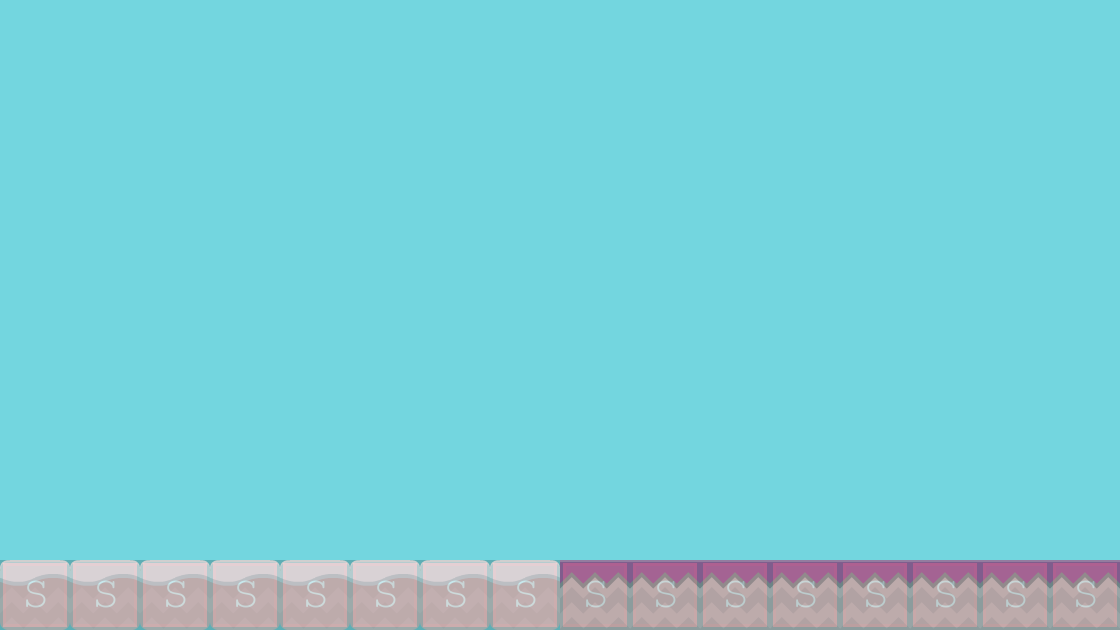

A 2D game scene composited from a Tiled map and its tileset images. What follows is a short description and the map's XML, with each tile layer's data collapsed to a summary:
An orthogonal 16x9 tile map with 70x70 px tiles, 2 tile layers (background1, collision), 2 tilesets and 2 objects (PlayerBase, EnemyBase).

<map version="1.0" orientation="orthogonal" renderorder="right-down" width="16" height="9" tilewidth="70" tileheight="70" backgroundcolor="#73d6df">
 <tileset firstgid="1" name="background-tiles" tilewidth="70" tileheight="70">
  <image source="../img/background-tiles.png" width="910" height="910" />
 </tileset>
 <tileset firstgid="170" name="meta-tiles" tilewidth="70" tileheight="70">
  <image source="../img/meta-tiles.png" width="350" height="70" />
  <tile id="4">
   <properties>
    <property name="type" value="solid" />
   </properties>
  </tile>
 </tileset>
 <layer name="background1" width="16" height="9">
  <data>[144 cells, 16 non-empty, 2 distinct tile ids]</data>
 </layer>
 <layer name="collision" width="16" height="9" opacity="0.19">
  <data>[144 cells, 16 non-empty, 1 distinct tile ids]</data>
 </layer>
 <objectgroup name="Baseentities">
  <object name="PlayerBase" x="69.697" y="418.182" width="66.6667" height="139.394" />
  <object name="EnemyBase" x="978.788" y="415.152" width="72.7273" height="142.424" />
 </objectgroup>
</map>
